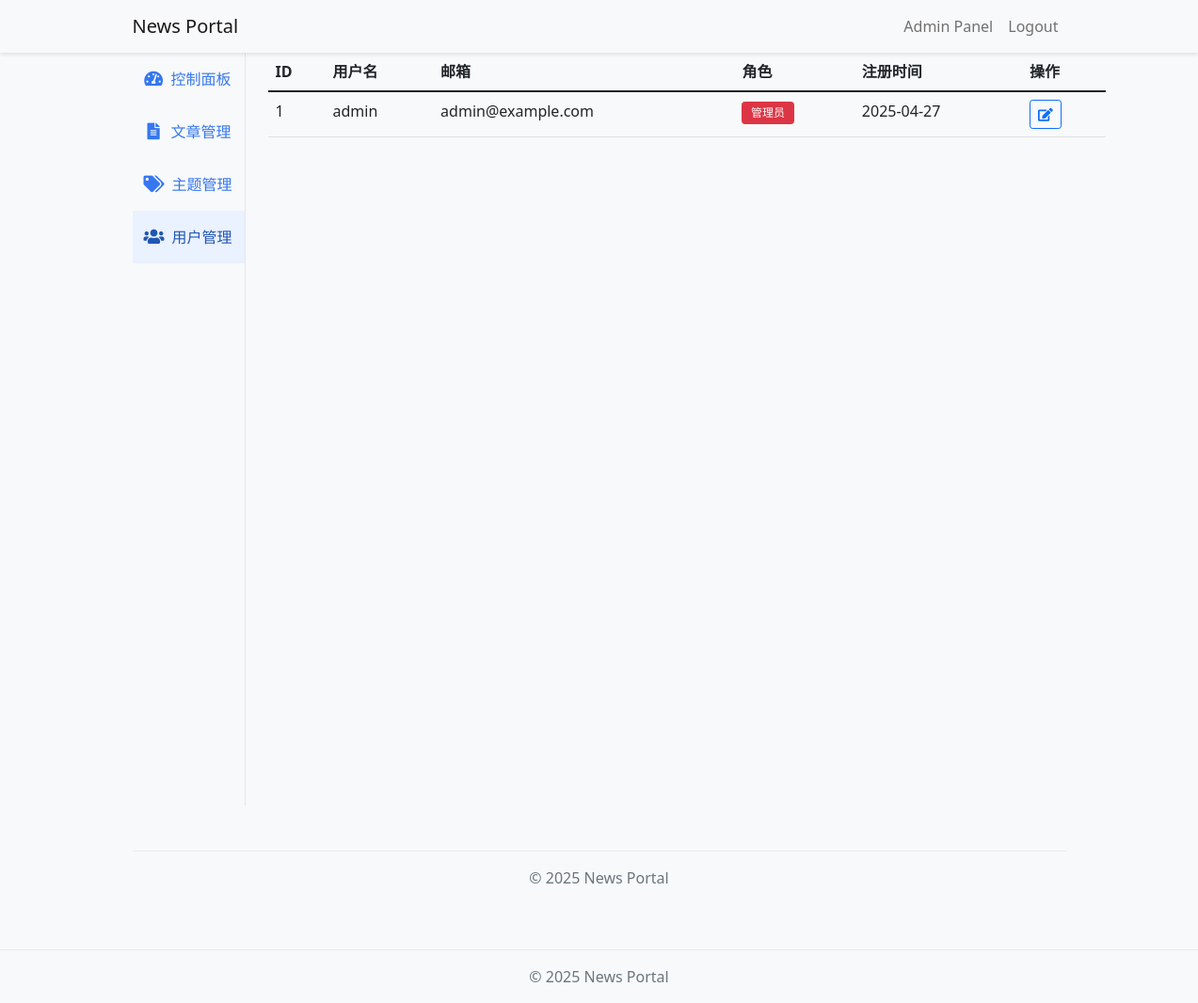
The app's page /admin/users (signed in) with its own data.
### app/models.py (models this page shows, shortened)
class User(UserMixin, db.Model):
    id = db.Column(db.Integer, primary_key=True)
    username = db.Column(db.String(64), unique=True, nullable=False)
    email = db.Column(db.String(120), unique=True, nullable=False)
    password_hash = db.Column(db.String(128))
    is_admin = db.Column(db.Boolean, default=False)
    created_at = db.Column(db.DateTime, default=datetime.utcnow)
    last_login = db.Column(db.DateTime)
    articles = db.relationship("Article", backref="author", lazy="dynamic")

### app/admin/routes.py (the view)
@bp.route("/users")
@login_required
@admin_required
def users():
    page = request.args.get("page", 1, type=int)
    users = User.query.order_by(User.created_at.desc()).paginate(
        page=page, per_page=current_app.config["POSTS_PER_PAGE"]
    )
    return render_template("admin/users.html", users=users.items, pagination=users)

### app/admin/routes.py (called while the page is built)
def admin_required(f):
    @wraps(f)
    def decorated_function(*args, **kwargs):
        if not current_user.is_admin:
            flash("需要管理员权限")
            return redirect(url_for("main.index"))
        return f(*args, **kwargs)
    return decorated_function

### app/models.py (called while the page is built)
@login.user_loader
def load_user(id):
    return User.query.get(int(id))

### app/templates/admin/users.html (shortened to what this page needs)
{% extends "admin/base.html" %} {% block admin_title %}用户管理{% endblock %}  {% block admin_content %}
<div class="table-responsive">
  <table class="table table-hover">
    <thead>
      <tr>
        <th>ID</th>
        <th>用户名</th>
        <th>邮箱</th>
        <th>角色</th>
        <th>注册时间</th>
        <th>操作</th>
      </tr>
    </thead>
    <tbody>
      {% for user in users %}
      <tr>
        <td>{{ user.id }}</td>
        <td>{{ user.username }}</td>
        <td>{{ user.email }}</td>
        <td>
          {% if user.is_admin %}
          <span class="badge bg-danger">管理员</span>
          {% else %}
          <span class="badge bg-secondary">普通用户</span>
          {% endif %}
        </td>
        <td>{{ user.created_at.strftime('%Y-%m-%d') }}</td>
        <td>
          <a
            href="{{ url_for('admin.edit_user', id=user.id) }}"
            class="btn btn-sm btn-outline-primary"
          >
            <i class="fas fa-edit"></i>
          </a>
        </td>
      </tr>
      {% endfor %}
    </tbody>
  </table>
</div>
 {% endblock %}

### app/static/css/style.css (style rules this page uses)
body { background-color: #f8f9fa; }
.badge { font-weight: normal; padding: 0.5em 0.8em; }

### records on screen
User: id "1", username "admin", email "admin@example.com", is_admin "管理员", created_at "2025-04-27"
